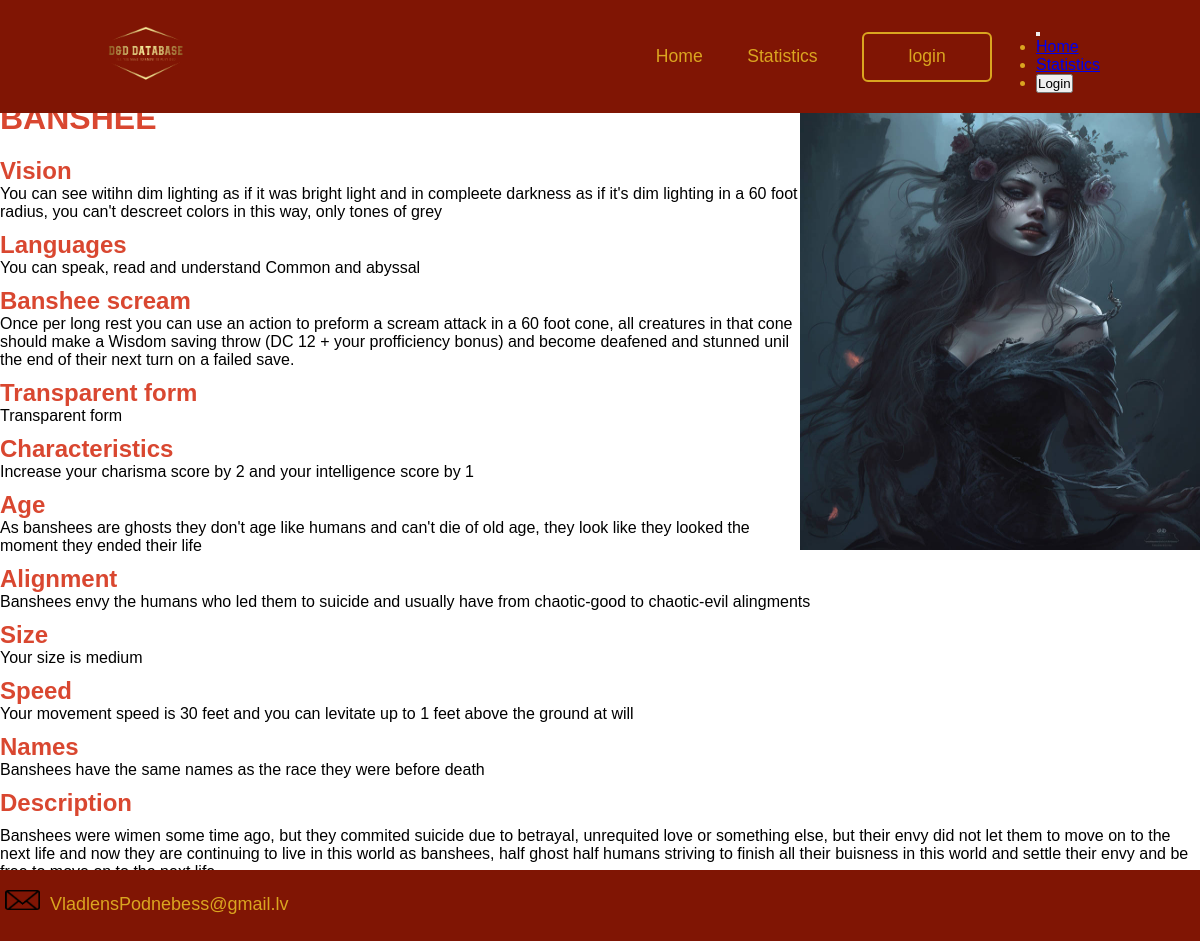
Screenshot of /pages/Race_template.php?page=1 with the database file from the repository.
### tables this page shows
CREATE TABLE IF NOT EXISTS `races` (
  `ID` int(11) NOT NULL AUTO_INCREMENT,
  `author ID` bigint(20) DEFAULT NULL,
  `Title` text NOT NULL,
  `Languages` tinytext NOT NULL,
  `Characteristics` tinytext NOT NULL,
  `Age` text NOT NULL,
  `Alignment` text NOT NULL,
  `Size` text NOT NULL,
  `Speed` text NOT NULL,
  `Names` text NOT NULL,
  `Description` longtext NOT NULL,
  `Vision` text NOT NULL,
  `Ability header 1` varchar(50) NOT NULL DEFAULT '',
  `Ability text 1` longtext NOT NULL,
  `Ability header 2` varchar(50) NOT NULL DEFAULT '',
  `Ability text 2` longtext NOT NULL,
  `Image code` tinytext DEFAULT NULL,
  `Views` int(11) DEFAULT 0,
  PRIMARY KEY (`ID`),
  KEY `FK_races_users` (`author ID`),
  CONSTRAINT `FK_races_users` FOREIGN KEY (`author ID`) REFERENCES `users` (`ID`) ON DELETE NO ACTION ON UPDATE NO ACTION
);

### pages/Race_template.php (the view, shortened to what this page needs)
<?php
include("functions.php");
if (isset($_GET['page']))
{
    $page = $_GET['page'];
}
else
{
    echo('No page provided');
    die;
}
$querry = "select * from races where ID = $page";
$result = mysqli_query($con, $querry);
if($result && mysqli_num_rows($result) > 0)
{
    $data = mysqli_fetch_assoc($result);
}
else
{
  echo('no data found');
  die;
}
?>
<!DOCTYPE html>
<html>
<head>
    <link href="http://localhost/login/Kasp_proj_new/styles/infopage.css" rel="stylesheet" type="text/css" />
</head>
<body>
<header class = "header">
    <a class = "image">
    <img src = "http://localhost/login/Kasp_proj_new/images/logo.png" class = "img-header">
    </a>
    <?php if(isset($_SESSION['user_id']) == false) : ?>
    <nav class = "navigation">
      <a href = "choicepage.html", class = "text_header" id = 'underline-nl'>Home</a>
      <a href = "statistics.php", class = "text_header" id = 'underline-nl'>Statistics</a>
      <button class = "btnLogin-popup">login</button>
    </nav>
    <?php endif; ?>
    <div class = 'menu-div'>
    <button class = 'menu'>
    </button>
    <ul class = 'menu-content'>
    <?php if(isset($_SESSION['user_id']) == false) : ?>
        <li><a href = 'choicepage.php' class = 'menu-line'>Home</a></li>
        <li><a href = 'statistics.php' class = 'menu-line'>Statistics</a></li>
        <li><button class = 'btnLogin-popup' onclick= "show()">Login</button></li>
    <?php endif; ?>
      </ul>
  </header>
    <img src = "<?php echo $data['Image code'];?>" class = "subimage_race">
    <h1 class = "Header-text"><?php echo $data['Title'];?></h1>
    <h2 class = "Ability-text"> Vision</h2>
    <p>
      <?php echo $data['Vision'];?>
    </p>
    <h2 class = "Ability-text">Languages</h2>
    <p><?php echo $data['Languages'];?></p>
    <h2 class = "Ability-text"><?php echo $data['Ability header 1'];?></h2>
    <p>
    <?php echo $data['Ability text 1'];?>
    </p>
    <h2 class = "Ability-text"><?php echo $data['Ability header 2'];?></h2>
    <p>
    <?php echo $data['Ability header 2'];?>
    </p>
    <h2 class = "Ability-text">Characteristics</h2>
    <p><?php echo $data['Characteristics'];?></p>
    <h2 class = "Ability-text">Age</h2>
    <p><?php echo $data['Age'];?></p>
    <h2 class = "Ability-text">Alignment</h2>
    <p><?php echo $data['Alignment'];?></p>
    <h2 class = "Ability-text">Size</h2>
    <p><?php echo $data['Size'];?></p>
    <h2 class = "Ability-text">Speed</h2>
    <p><?php echo $data['Speed'];?></p>
    <h2 class = "Ability-text">Names</h2>
    <p><?php echo $data['Names'];?></p>
    <h2 class = "Ability-text">Description</h2>
    <p class = 'text-lower'>
    <?php echo $data['Description'];?>
    </p>
    <footer class = "footer_down">
        <img src = "http://localhost/login/Kasp_proj_new/images/mail.png" class = "mailimage">
        <p class = "mailtext">VladlensPodnebess@gmail.lv</p>
    </footer>
</body>
</html>

### styles/infopage.css (style rules this page uses)
* { box-sizing: border-box; margin: 0; padding: 0; font-family: "Poppins", sans-serif; }
body { background-image: url("bg.jpg"); background-size: cover; background-position: center; margin: 0; justify-content: center; align-items: center; min-height: 100vh; }
.header { position: fixed; display: flex; justify-content: space-between; top: 0; left: 0; padding: 20px 100px; background: #801504; color: goldenrod; width: 100%; align-items: center; z-index: 99; }
.text_header { display: inline-block; }
.navigation a { position: relative; font-size: 1.1em; text-decoration: none; font-weight: 500; margin-left: 40px; color: goldenrod; }
.navigation .btnLogin-popup { width: 130px; height: 50px; background: transparent; border: 2px solid goldenrod; outline: none; border-radius: 6px; cursor: pointer; font-size: 1.1em; color: goldenrod; font-weight: 500; margin-left: 40px; transition: .5s; }
.navigation a::after { content: ''; position: absolute; width: 100%; height: 3px; background: goldenrod; left: 0; bottom: -6px; border-radius: 5px; transform-origin: right; transform: scaleX(0); transition: transform .5s; }
.img-header { position: left; height: 20%; width: 20%; user-select: none; }
.footer_down { background: #801504; color: goldenrod; font-size: 18px; background-clip: content-box; height: 80px; width: 100%; position: fixed; top: 92.5%; }
.mailimage { height: 20px; width: 40px; padding-right: 5px; margin-top: 20px; margin-left: 5px; }
.mailtext { display: inline; }
.Header-text { color: #d94730; padding-top: 100px; padding-bottom: 10px; }
.Ability-text { color: #d94730; margin-block-end: 0px; padding-top: 10px; }
.text-lower { padding-top: 10px; padding-bottom: 60px; }
.subimage_race { padding-top: 100px; display: flex; float: right; width: 400px; height: 550px; left: 75%; }

### rows the page displays
races: Image code (picture), Title "BANSHEE", Vision "You can see witihn dim lighting as if it was bright light and in compleete darkness as if it's dim lighting in a 60 foot radius, you can't descreet colors in this way, only tones of grey", Languages "You can speak, read and understand Common and abyssal", Ability header 1 "Banshee scream", Ability text 1 "Once per long rest you can use an action to preform a scream attack in a 60 foot cone, all creatures in that cone should make a Wisdom saving throw (DC 12 + your profficiency bonus) and become deafened and stunned unil the end of their next turn on a failed save.", Ability header 2 "Transparent form", Characteristics "Increase your charisma score by 2 and your intelligence score by 1", Age "As banshees are ghosts they don't age like humans and can't die of old age, they look like they looked the moment they ended their life", Alignment "Banshees envy the humans who led them to suicide and usually have from chaotic-good to chaotic-evil alingments", Size "Your size is medium", Speed "Your movement speed is 30 feet and you can levitate up to 1 feet above the ground at will", Names "Banshees have the same names as the race they were before death", Description "Banshees were wimen some time ago, but they commited suicide due to betrayal, unrequited love or something else, but their envy did not let them to move on to the next life and now they are continuing to live in this world as banshees, half ghost half humans striving to finish all their buisness in this world and settle their envy and be…"
